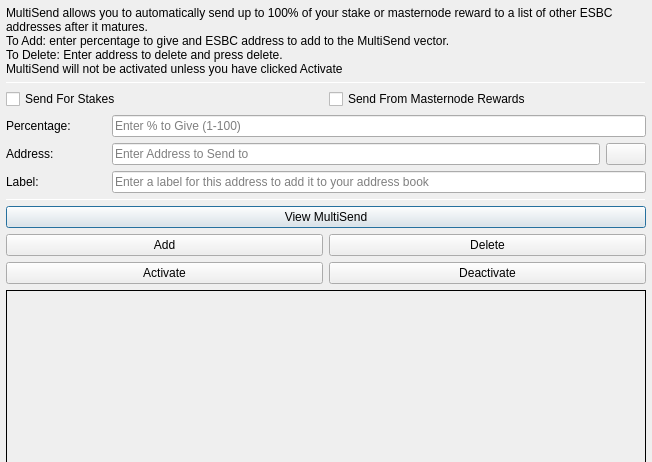
<?xml version="1.0" encoding="UTF-8"?>
<ui version="4.0">
 <class>MultiSendDialog</class>
 <widget class="QDialog" name="MultiSendDialog">
  <property name="windowModality">
   <enum>Qt::NonModal</enum>
  </property>
  <property name="geometry">
   <rect>
    <x>0</x>
    <y>0</y>
    <width>652</width>
    <height>300</height>
   </rect>
  </property>
  <property name="windowTitle">
   <string>MultiSend</string>
  </property>
  <layout class="QVBoxLayout" name="verticalLayout" stretch="0">
   <property name="leftMargin">
    <number>6</number>
   </property>
   <property name="topMargin">
    <number>6</number>
   </property>
   <property name="rightMargin">
    <number>6</number>
   </property>
   <property name="bottomMargin">
    <number>6</number>
   </property>
   <item>
    <layout class="QVBoxLayout" name="verticalLayout_Main" stretch="1,1,1,0,1,1,1">
     <item>
      <widget class="QLabel" name="label_2">
       <property name="lineWidth">
        <number>1</number>
       </property>
       <property name="text">
        <string>MultiSend allows you to automatically send up to 100% of your stake or masternode reward to a list of other ESBC addresses after it matures.
To Add: enter percentage to give and ESBC address to add to the MultiSend vector.
To Delete: Enter address to delete and press delete.
MultiSend will not be activated unless you have clicked Activate</string>
       </property>
       <property name="alignment">
        <set>Qt::AlignLeading|Qt::AlignLeft|Qt::AlignTop</set>
       </property>
       <property name="wordWrap">
        <bool>true</bool>
       </property>
      </widget>
     </item>
     <item>
      <widget class="Line" name="line">
       <property name="minimumSize">
        <size>
         <width>0</width>
         <height>1</height>
        </size>
       </property>
       <property name="maximumSize">
        <size>
         <width>16777215</width>
         <height>1</height>
        </size>
       </property>
       <property name="orientation">
        <enum>Qt::Horizontal</enum>
       </property>
      </widget>
     </item>
     <item>
      <layout class="QVBoxLayout" name="verticalLayout_Settings">
       <item>
        <layout class="QHBoxLayout" name="horizontalLayout">
         <item>
          <widget class="QCheckBox" name="multiSendStakeCheckBox">
           <property name="text">
            <string>Send For Stakes</string>
           </property>
          </widget>
         </item>
         <item>
          <widget class="QCheckBox" name="multiSendMasternodeCheckBox">
           <property name="text">
            <string>Send From Masternode Rewards</string>
           </property>
          </widget>
         </item>
        </layout>
       </item>
       <item>
        <layout class="QHBoxLayout" name="horizontalLayout_6">
         <item>
          <widget class="QLabel" name="label">
           <property name="minimumSize">
            <size>
             <width>100</width>
             <height>0</height>
            </size>
           </property>
           <property name="toolTip">
            <string>Percentage of stake to send</string>
           </property>
           <property name="text">
            <string>Percentage:</string>
           </property>
          </widget>
         </item>
         <item>
          <widget class="QLineEdit" name="multiSendPercentEdit">
           <property name="toolTip">
            <string>Enter whole numbers 1 - 100</string>
           </property>
           <property name="placeholderText">
            <string>Enter % to Give (1-100)</string>
           </property>
          </widget>
         </item>
        </layout>
       </item>
       <item>
        <layout class="QHBoxLayout" name="horizontalLayout_7">
         <item>
          <widget class="QLabel" name="label_5">
           <property name="minimumSize">
            <size>
             <width>100</width>
             <height>0</height>
            </size>
           </property>
           <property name="toolTip">
            <string>Address to send portion of stake to</string>
           </property>
           <property name="text">
            <string>Address:</string>
           </property>
          </widget>
         </item>
         <item>
          <widget class="QLineEdit" name="multiSendAddressEdit">
           <property name="toolTip">
            <string/>
           </property>
           <property name="placeholderText">
            <string>Enter Address to Send to</string>
           </property>
          </widget>
         </item>
         <item>
          <widget class="QPushButton" name="addressBookButton">
           <property name="maximumSize">
            <size>
             <width>16777215</width>
             <height>32</height>
            </size>
           </property>
           <property name="toolTip">
            <string>Choose an address from the address book</string>
           </property>
           <property name="text">
            <string/>
           </property>
           <property name="icon">
            <iconset resource="../esbcoin.qrc">
             <normaloff>:/icons/address-book</normaloff>:/icons/address-book</iconset>
           </property>
           <property name="shortcut">
            <string>Alt+A</string>
           </property>
           <property name="autoDefault">
            <bool>false</bool>
           </property>
          </widget>
         </item>
        </layout>
       </item>
      </layout>
     </item>
     <item>
      <layout class="QHBoxLayout" name="horizontalLayout_3">
       <item>
        <widget class="QLabel" name="label_3">
         <property name="minimumSize">
          <size>
           <width>100</width>
           <height>0</height>
          </size>
         </property>
         <property name="text">
          <string>Label:</string>
         </property>
        </widget>
       </item>
       <item>
        <widget class="QLineEdit" name="labelAddressLabelEdit">
         <property name="placeholderText">
          <string>Enter a label for this address to add it to your address book</string>
         </property>
        </widget>
       </item>
      </layout>
     </item>
     <item>
      <widget class="Line" name="line_2">
       <property name="minimumSize">
        <size>
         <width>0</width>
         <height>1</height>
        </size>
       </property>
       <property name="maximumSize">
        <size>
         <width>16777215</width>
         <height>1</height>
        </size>
       </property>
       <property name="orientation">
        <enum>Qt::Horizontal</enum>
       </property>
      </widget>
     </item>
     <item>
      <layout class="QVBoxLayout" name="verticalLayout_Buttons">
       <item>
        <layout class="QHBoxLayout" name="horizontalLayout_4">
         <item>
          <widget class="QPushButton" name="viewButton">
           <property name="toolTip">
            <string/>
           </property>
           <property name="statusTip">
            <string>View MultiSend Vector</string>
           </property>
           <property name="text">
            <string>View MultiSend</string>
           </property>
          </widget>
         </item>
        </layout>
       </item>
       <item>
        <layout class="QHBoxLayout" name="horizontalLayout_2">
         <item>
          <widget class="QPushButton" name="addButton">
           <property name="toolTip">
            <string/>
           </property>
           <property name="statusTip">
            <string>Add to MultiSend Vector</string>
           </property>
           <property name="text">
            <string>Add</string>
           </property>
          </widget>
         </item>
         <item>
          <widget class="QPushButton" name="deleteButton">
           <property name="toolTip">
            <string/>
           </property>
           <property name="statusTip">
            <string>Delete Address From MultiSend Vector</string>
           </property>
           <property name="text">
            <string>Delete</string>
           </property>
          </widget>
         </item>
        </layout>
       </item>
       <item>
        <layout class="QHBoxLayout" name="horizontalLayout_5">
         <item>
          <widget class="QPushButton" name="activateButton">
           <property name="statusTip">
            <string>Activate MultiSend</string>
           </property>
           <property name="text">
            <string>Activate</string>
           </property>
          </widget>
         </item>
         <item>
          <widget class="QPushButton" name="disableButton">
           <property name="statusTip">
            <string>Deactivate MultiSend</string>
           </property>
           <property name="text">
            <string>Deactivate</string>
           </property>
          </widget>
         </item>
        </layout>
       </item>
      </layout>
     </item>
     <item>
      <widget class="QLabel" name="message">
       <property name="minimumSize">
        <size>
         <width>0</width>
         <height>180</height>
        </size>
       </property>
       <property name="frameShape">
        <enum>QFrame::Panel</enum>
       </property>
       <property name="frameShadow">
        <enum>QFrame::Plain</enum>
       </property>
       <property name="lineWidth">
        <number>1</number>
       </property>
       <property name="midLineWidth">
        <number>1</number>
       </property>
       <property name="text">
        <string/>
       </property>
       <property name="alignment">
        <set>Qt::AlignLeading|Qt::AlignLeft|Qt::AlignTop</set>
       </property>
       <property name="wordWrap">
        <bool>true</bool>
       </property>
      </widget>
     </item>
    </layout>
   </item>
  </layout>
 </widget>
 <resources>
  <include location="../esbcoin.qrc"/>
 </resources>
 <connections/>
</ui>
